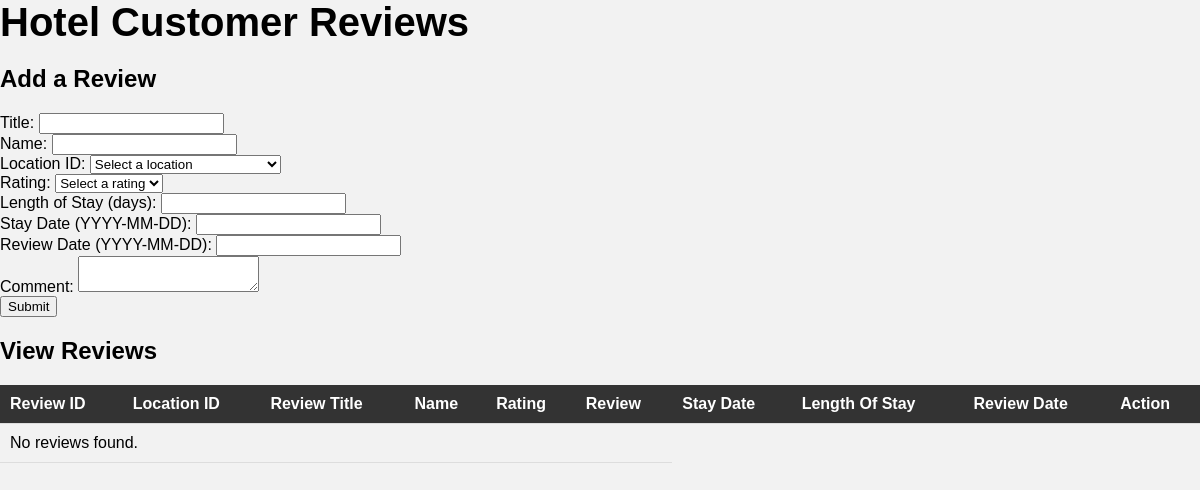
Page /review.php on the earlier database version.
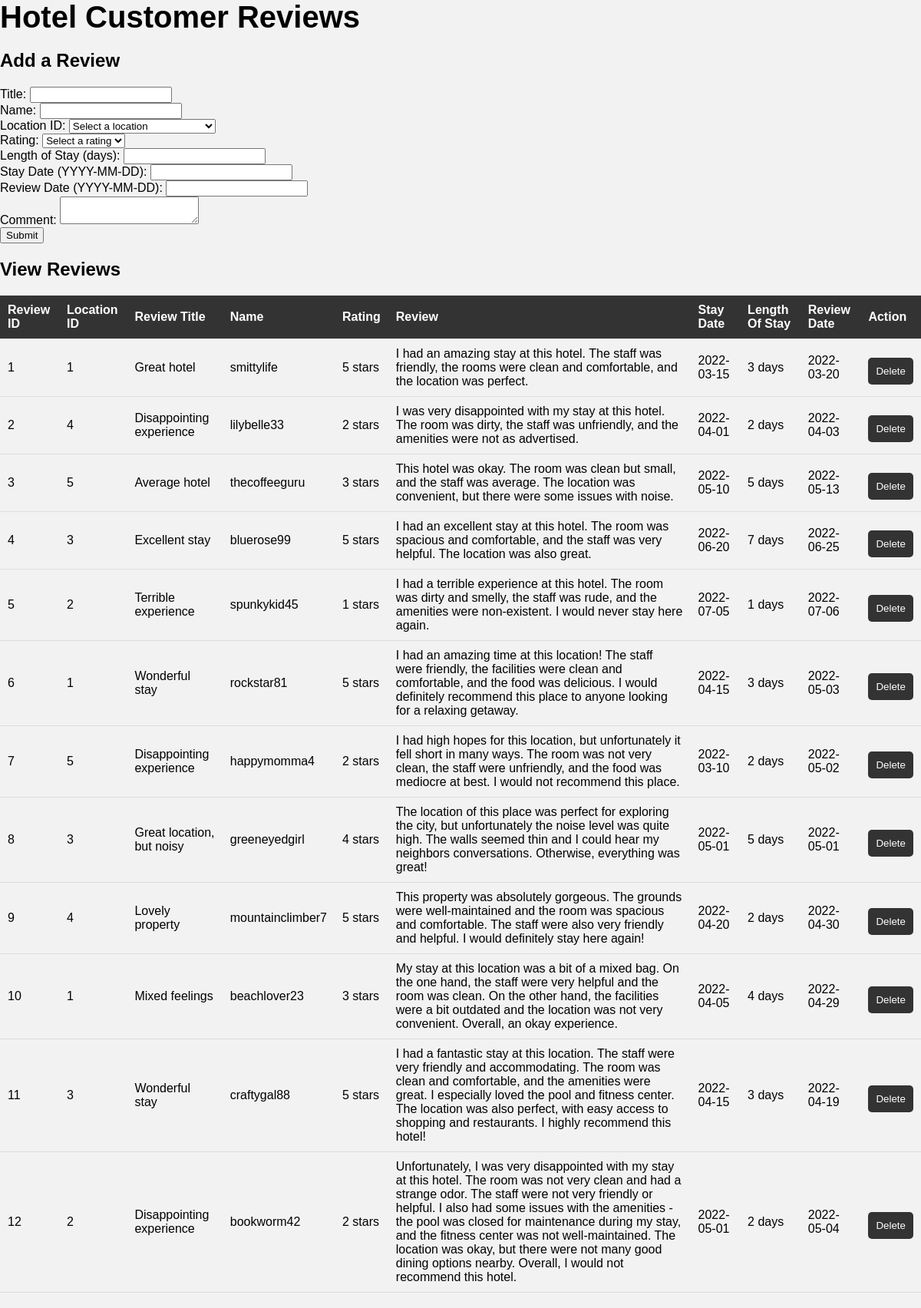
Same page on the later database version.
### tables this page shows
CREATE TABLE `review` (
  `REVIEW_ID` int(11) NOT NULL,
  `LOCATION_NUMBER` int(11) NOT NULL,
  `USERNAME` varchar(48) NOT NULL,
  `REVIEW_TITLE` tinytext NOT NULL,
  `REVIEW_RATING` int(11) NOT NULL,
  `REVIEW_BODY` longtext NOT NULL,
  `REVIEW_TIME_OF_STAY` date NOT NULL,
  `REVIEW_DAYS_STAYED` int(11) NOT NULL,
  `REVIEW_TIME_CREATED` date NOT NULL,
  `REVIEW_HELPFUL` int(11) NOT NULL
);

### review.php (the view, shortened to what this page needs)
<!DOCTYPE html>
<html>
<head>
    <link rel="stylesheet" href="roomCharges.css" type="text/css">
</head>
<body>
	<h1>Hotel Customer Reviews</h1>
	<form method="post">
		<h2>Add a Review</h2>
		<label for="title">Title:</label>
		<input type="text" name="title" required><br>
		<label for="name">Name:</label>
		<input type="text" name="name" required><br>
        <label for="location">Location ID:</label>
		<select name="location" required>
			<option value="">Select a location</option>
		</select><br>
		<label for="rating">Rating:</label>
		<select name="rating" required>
			<option value="">Select a rating</option>
		</select><br>
		<label for="length_of_stay">Length of Stay (days):</label>
		<input type="number" name="length_of_stay" required><br>
        <label for="stay_date">Stay Date (YYYY-MM-DD):</label>
		<input type="text" name="stay_date" required><br>
        <label for="review_date">Review Date (YYYY-MM-DD):</label>
		<input type="text" name="review_date" required><br>
		<label for="comment">Comment:</label>
		<textarea name="comment" required></textarea><br>
		<input type="submit" name="submit" value="Submit">
	</form>
	<h2>View Reviews</h2>
	<table>
		<tr>
            <th>Review ID</th>
            <th>Location ID</th>
			<th>Review Title</th>
			<th>Name</th>
			<th>Rating</th>
            <th>Review</th>
            <th>Stay Date</th>
			<th>Length Of Stay</th>
            <th>Review Date</th>
			<th>Action</th>
		</tr>
		<?php
            $dbhost = "localhost";
            $dbuser = "alex9947";
            $dbpass = "alex9947";
            $db = "hotel";
			$conn = mysqli_connect($dbhost, $dbuser, $dbpass, $db);
			$sql = "SELECT * FROM review";
			$result = mysqli_query($conn, $sql);
			if (mysqli_num_rows($result) > 0) {
				while($row = mysqli_fetch_assoc($result)) {
					echo "<tr>";
                    echo "<td>" . $row["REVIEW_ID"] . "</td>";
                    echo "<td>" . $row["LOCATION_NUMBER"] . "</td>";
					echo "<td>" . $row["REVIEW_TITLE"] . "</td>";
					echo "<td>" . $row["USERNAME"] . "</td>";
					echo "<td>" . $row["REVIEW_RATING"] . " stars</td>";
                    echo "<td>" . $row["REVIEW_BODY"] . "</td>";
                    echo "<td>" . $row["REVIEW_TIME_OF_STAY"] . "</td>";
					echo "<td>" . $row["REVIEW_DAYS_STAYED"] . " days</td>";
                    echo "<td>" . $row["REVIEW_TIME_CREATED"] . "</td>";
                    echo "<td>";
                    echo "<form method='POST' action='delete-review.php'>";
                    echo "<button type='submit' name='delete_review'>Delete</button>";
                    echo "</form>";
                    echo "</td>";
					echo "</tr>";
				}
			} else {
				echo "<tr><td colspan='6'>No reviews found.</td></tr>";
			}
		?>
	</table>
</body>
</html>

### roomCharges.css (style rules this page uses)
body { font-family: Arial, sans-serif; margin: 0; padding: 0; background-color: #f2f2f2; }
h1 { margin: 0; font-size: 40px; }
table { width: 100%; border-collapse: collapse; margin-bottom: 20px; }
th, td { padding: 10px; text-align: left; border-bottom: 1px solid #ddd; }
th { background-color: #333; color: white; }
button { background-color: #333; color: white; padding: 10px; border: none; border-radius: 5px; cursor: pointer; margin-top: 10px; }

Differences in the rows shown:
added review: REVIEW_ID "1", LOCATION_NUMBER "1", REVIEW_TITLE "Great hotel", USERNAME "smittylife", REVIEW_RATING "5", REVIEW_BODY "I had an amazing stay at this hotel. The staff was friendly, the rooms were clean and comfortable, and the location was perfect.", REVIEW_TIME_OF_STAY "2022-03-15", REVIEW_DAYS_STAYED "3", REVIEW_TIME_CREATED "2022-03-20"
added review: REVIEW_ID "2", LOCATION_NUMBER "4", REVIEW_TITLE "Disappointing experience", USERNAME "lilybelle33", REVIEW_RATING "2", REVIEW_BODY "I was very disappointed with my stay at this hotel. The room was dirty, the staff was unfriendly, and the amenities were not as advertised.", REVIEW_TIME_OF_STAY "2022-04-01", REVIEW_DAYS_STAYED "2", REVIEW_TIME_CREATED "2022-04-03"
added review: REVIEW_ID "3", LOCATION_NUMBER "5", REVIEW_TITLE "Average hotel", USERNAME "thecoffeeguru", REVIEW_RATING "3", REVIEW_BODY "This hotel was okay. The room was clean but small, and the staff was average. The location was convenient, but there were some issues with noise.", REVIEW_TIME_OF_STAY "2022-05-10", REVIEW_DAYS_STAYED "5", REVIEW_TIME_CREATED "2022-05-13"
added review: REVIEW_ID "4", LOCATION_NUMBER "3", REVIEW_TITLE "Excellent stay", USERNAME "bluerose99", REVIEW_RATING "5", REVIEW_BODY "I had an excellent stay at this hotel. The room was spacious and comfortable, and the staff was very helpful. The location was also great.", REVIEW_TIME_OF_STAY "2022-06-20", REVIEW_DAYS_STAYED "7", REVIEW_TIME_CREATED "2022-06-25"
added review: REVIEW_ID "5", LOCATION_NUMBER "2", REVIEW_TITLE "Terrible experience", USERNAME "spunkykid45", REVIEW_RATING "1", REVIEW_BODY "I had a terrible experience at this hotel. The room was dirty and smelly, the staff was rude, and the amenities were non-existent. I would never stay here again.", REVIEW_TIME_OF_STAY "2022-07-05", REVIEW_DAYS_STAYED "1", REVIEW_TIME_CREATED "2022-07-06"
added review: REVIEW_ID "6", LOCATION_NUMBER "1", REVIEW_TITLE "Wonderful stay", USERNAME "rockstar81", REVIEW_RATING "5", REVIEW_BODY "I had an amazing time at this location! The staff were friendly, the facilities were clean and comfortable, and the food was delicious. I would definitely recommend this place to anyone looking for a relaxing getaway.", REVIEW_TIME_OF_STAY "2022-04-15", REVIEW_DAYS_STAYED "3", REVIEW_TIME_CREATED "2022-05-03"
added review: REVIEW_ID "7", LOCATION_NUMBER "5", REVIEW_TITLE "Disappointing experience", USERNAME "happymomma4", REVIEW_RATING "2", REVIEW_BODY "I had high hopes for this location, but unfortunately it fell short in many ways. The room was not very clean, the staff were unfriendly, and the food was mediocre at best. I would not recommend this place.", REVIEW_TIME_OF_STAY "2022-03-10", REVIEW_DAYS_STAYED "2", REVIEW_TIME_CREATED "2022-05-02"
added review: REVIEW_ID "8", LOCATION_NUMBER "3", REVIEW_TITLE "Great location, but noisy", USERNAME "greeneyedgirl", REVIEW_RATING "4", REVIEW_BODY "The location of this place was perfect for exploring the city, but unfortunately the noise level was quite high. The walls seemed thin and I could hear my neighbors conversations. Otherwise, everything was great!", REVIEW_TIME_OF_STAY "2022-05-01", REVIEW_DAYS_STAYED "5", REVIEW_TIME_CREATED "2022-05-01"
added review: REVIEW_ID "9", LOCATION_NUMBER "4", REVIEW_TITLE "Lovely property", USERNAME "mountainclimber7", REVIEW_RATING "5", REVIEW_BODY "This property was absolutely gorgeous. The grounds were well-maintained and the room was spacious and comfortable. The staff were also very friendly and helpful. I would definitely stay here again!", REVIEW_TIME_OF_STAY "2022-04-20", REVIEW_DAYS_STAYED "2", REVIEW_TIME_CREATED "2022-04-30"
added review: REVIEW_ID "10", LOCATION_NUMBER "1", REVIEW_TITLE "Mixed feelings", USERNAME "beachlover23", REVIEW_RATING "3", REVIEW_BODY "My stay at this location was a bit of a mixed bag. On the one hand, the staff were very helpful and the room was clean. On the other hand, the facilities were a bit outdated and the location was not very convenient. Overall, an okay experience.", REVIEW_TIME_OF_STAY "2022-04-05", REVIEW_DAYS_STAYED "4", REVIEW_TIME_CREATED "2022-04-29"
added review: REVIEW_ID "11", LOCATION_NUMBER "3", REVIEW_TITLE "Wonderful stay", USERNAME "craftygal88", REVIEW_RATING "5", REVIEW_BODY "I had a fantastic stay at this location. The staff were very friendly and accommodating. The room was clean and comfortable, and the amenities were great. I especially loved the pool and fitness center. The location was also perfect, with easy access to shopping and restaurants. I highly recommend this hotel!", REVIEW_TIME_OF_STAY "2022-04-15", REVIEW_DAYS_STAYED "3", REVIEW_TIME_CREATED "2022-04-19"
added review: REVIEW_ID "12", LOCATION_NUMBER "2", REVIEW_TITLE "Disappointing experience", USERNAME "bookworm42", REVIEW_RATING "2", REVIEW_BODY "Unfortunately, I was very disappointed with my stay at this hotel. The room was not very clean and had a strange odor. The staff were not very friendly or helpful. I also had some issues with the amenities - the pool was closed for maintenance during my stay, and the fitness center was not well-maintained. The location was okay, but there were not many good dining options nearby. Overall, I would not recommend this hotel.", REVIEW_TIME_OF_STAY "2022-05-01", REVIEW_DAYS_STAYED "2", REVIEW_TIME_CREATED "2022-05-04"
Other differences:
text no longer shown: "No reviews found."
